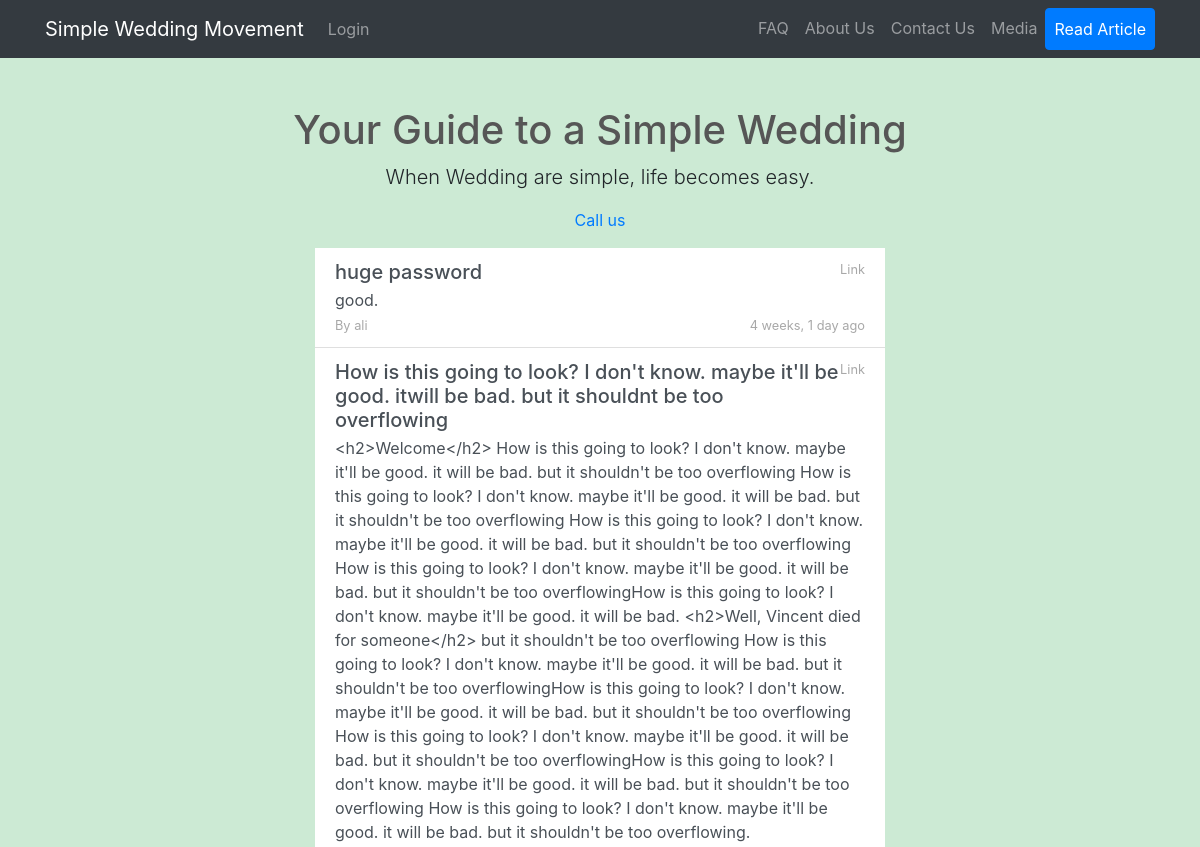
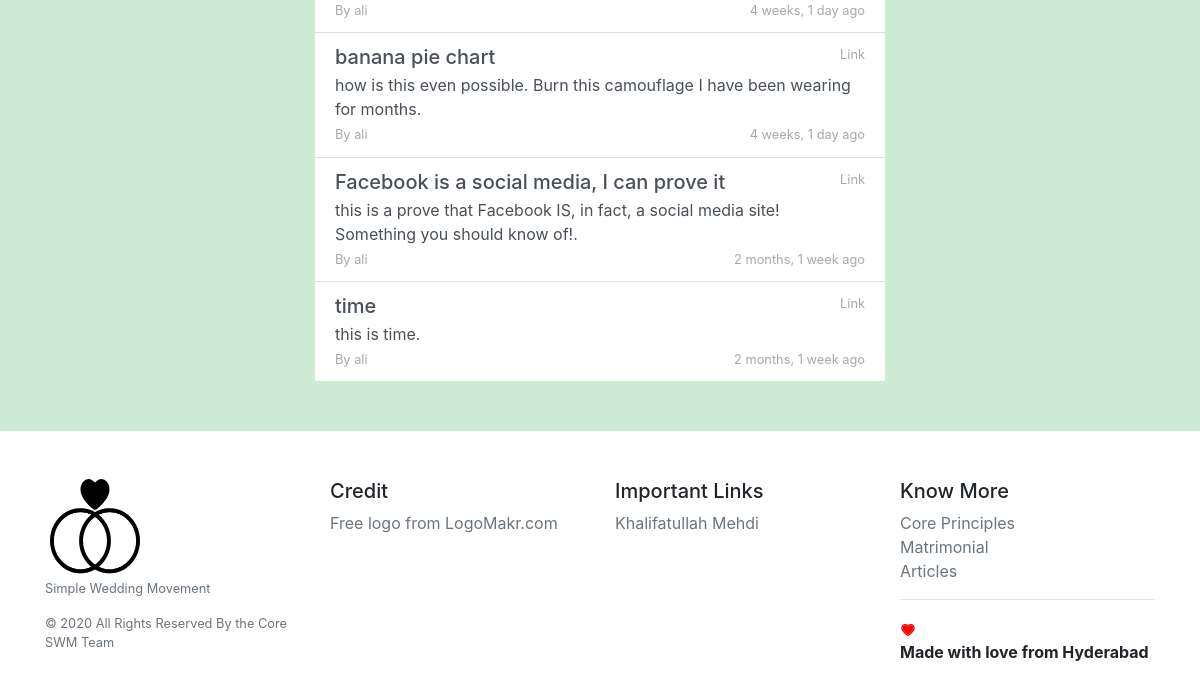
The page /blog/ on the database as committed earlier (2 pictures, top to bottom).
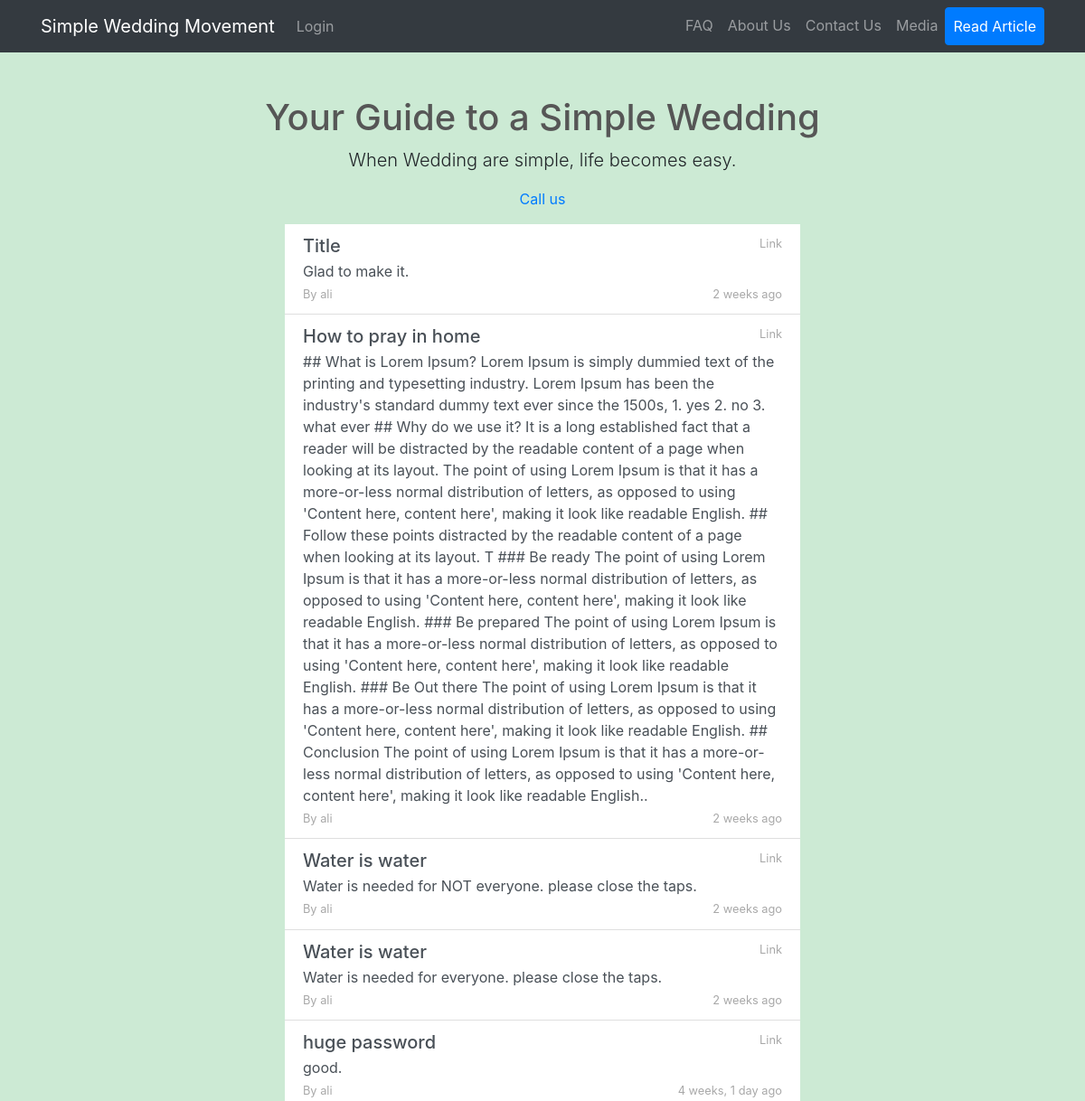
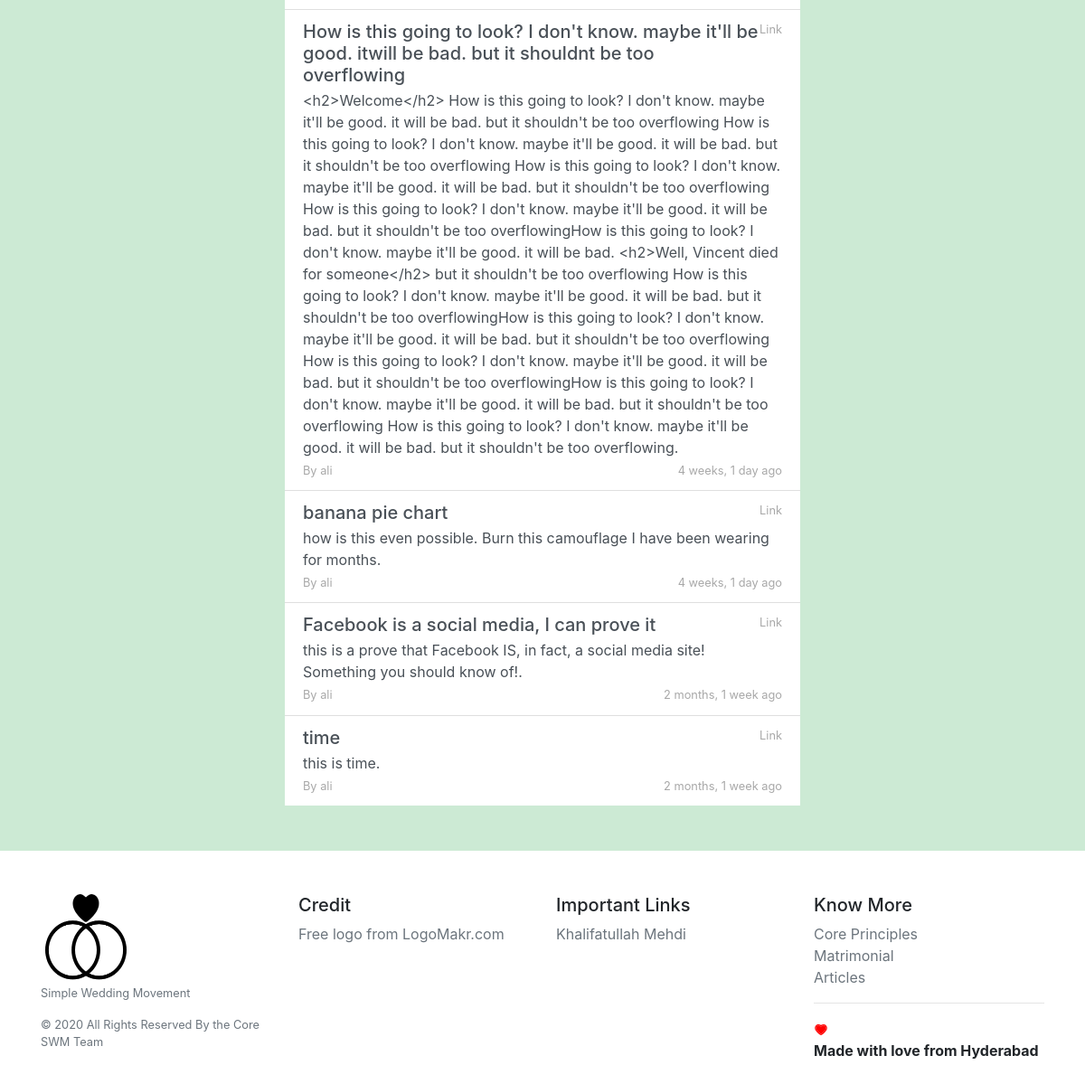
The same page on the database as committed later (2 pictures, top to bottom).
### core/models.py (models this page shows, shortened)
class Post(models.Model):
    user = models.ForeignKey(settings.AUTH_USER_MODEL, default=1, on_delete=models.CASCADE)
    title = models.CharField(max_length=300)
    link = models.CharField(max_length=2200, blank=True)
    detail = models.TextField(max_length=2200)
    slug = models.SlugField(max_length=200, unique=True)
    catagory = models.ForeignKey(catagories, related_name='posts', default=1, on_delete=models.CASCADE)
    publish = models.BooleanField(default=False)
    timestamp = models.DateTimeField(auto_now=False, auto_now_add=True)
    updated = models.DateTimeField(auto_now=True, auto_now_add=False)
    class Meta:
        ordering = ["-timestamp", "-updated"]

class catagories(models.Model):
    catagory_name = models.CharField(max_length=20)
    description = models.TextField(max_length=160)
    timestamp = models.DateTimeField(auto_now=False, auto_now_add=True)
    updated = models.DateTimeField(auto_now=True, auto_now_add=False)
    def __str__(self):
        return self.catagory_name
    class Meta:
        ordering = ["-timestamp", "-updated"]

### core/views.py (the view)
# urls.py: path('', TemplateView.as_view(template_name='welcome.html'), name='index'),
def index(request):
	links = Post.objects.filter(publish=True)
	context = {
		'production' : settings.PRODUCTION,
		'links' : links,
	}
	return render(request, 'core/blog_list.html', context)

### core/templates/core/blog_list.html (shortened to what this page needs)
{% extends 'base.html' %}
{% load static %}
{% block content %}
<div class="container">
  <div class="row">
    <div class="col-lg-12 text-center">
      <h1 class="mt-5" style="color: #565656">Your Guide to a Simple Wedding</h1>
      <p class="lead">When Wedding are simple, life becomes easy.</p>
      <ul class="list-unstyled">
        <li><a href="tel:+918008245395">Call us</a></li>
      </ul>
    </div>
  </div>
</div>
<section class="col-lg-6 offset-lg-3 col-sm-12 col-md-12">
  <div class="list-group list-group-flush">
    {% for link in links %}
    <a href=" {% if link.link %}  {{link.link}} {% else %} {% url 'core:article' link.slug %} {% endif %}" class="link-box list-group-item list-group-item-action flex-column align-items-start">
      <div class="d-flex w-100 justify-content-between">
        <h5 class="mb-1">{{link.title}}</h5>
        <small class="extra-text">{{link.catagory}}</small>
      </div>
      <p class="mb-1">{{link.detail}}.</p>
      <div class="d-flex w-100 justify-content-between">
        <small class="extra-text">By {{link.user}}</small>
        <small class="extra-text">{{link.timestamp|timesince}} ago</small>
      </div>
    </a>
    {% endfor %}
  </div>
</section>
{% endblock %}

### templates/base.html (shortened to what this page needs)
{% load static %}
<!DOCTYPE html>
<html lang="en">
<head>
	<link rel="stylesheet" href="https://stackpath.bootstrapcdn.com/bootstrap/4.4.1/css/bootstrap.min.css">
</head>
<body>
	{% include 'navbar.html' %}
	<div id="content">
		{% block content %}
		{% endblock %}
	</div>
	{% include 'footer.html' %}
</body>
</html>

### templates/navbar.html (shortened to what this page needs)
<nav class="navbar navbar-expand-lg navbar-dark bg-dark static-top">
  <div class="container">
    <a class="navbar-brand" href="{% url 'core:index' %}">
      Simple Wedding Movement
    </a>
    <div class="collapse navbar-collapse" id="navbarResponsive">
      <ul class="navbar-nav ml-left">
        {% if request.user.is_authenticated %}
        <li class="nav-item dropdown">
        <a class="nav-link dropdown-toggle" href="#" id="navbarDropdown" role="button" data-toggle="dropdown" aria-haspopup="true" aria-expanded="false">
          User
        </a>
        <div class="dropdown-menu" aria-labelledby="navbarDropdown">
          <a class="dropdown-item" href="{% url 'core:new_blog' %}">Submit Article</a>
          {% if request.user.is_staff %}
          <a class="dropdown-item" href="{% url 'core:review_list' %}">Review Submission</a>
          {% endif %}
          <div class="dropdown-divider"></div>
          <a class="dropdown-item" href="{% url 'logout' %}">logout</a>
        </div>
      </li>
      {% else %}
      <li class="nav-item {% if request.resolver_match.url_name == 'login' %}active{% endif %}">
          <a class="nav-link" role="button" href="{% url 'login' %}">Login</a>
        </li>
      {% endif %}
      </ul>
      <ul class="navbar-nav ml-auto">
        <li class="nav-item {% if request.resolver_match.url_name == 'faq' %}active{% endif %}">
          <a class="nav-link" href="{% url 'faq' %}">FAQ</a>
        </li>
        <li class="nav-item {% if request.resolver_match.url_name == 'about' %}active{% endif %}">
          <a class="nav-link" href="{% url 'about' %}">About Us</a>
        </li>
        <li class="nav-item {% if request.resolver_match.url_name == 'contact' %}active{% endif %}">
          <a class="nav-link" href="{% url 'contact' %}">Contact Us</a>
        </li>
        <li class="nav-item {% if request.resolver_match.url_name == 'media' %}active{% endif %}">
          <a class="nav-link" href="{% url 'media' %}">Media</a>
        </li>
        <li class="nav-item {% if request.resolver_match.url_name == 'blog' %}active{% endif %}">
          <a class="nav-link btn btn-primary" role="button" href="{% url 'core:blog' %}">Read Article</a>
        </li>
      </ul>
    </div>
  </div>
</nav>

### templates/footer.html (shortened to what this page needs)
{% load static %}
<footer class="container py-5">
	<div class="row">
		<div class="col-12 col-md">
			<img src="{% static 'logo/simple-wedding-movement-logo-black.png' %}" width="100" height="100" class="d-inline-block align-top" alt="Simple Wedding Movement Logo">{% comment %}https://logomakr.com/7224MM {% endcomment %}
			<small class="d-block mb-3 text-muted">Simple Wedding Movement</small>
			<small class="d-block mb-3 text-muted">&copy; 2020 All Rights Reserved By the Core SWM Team</small>
		</div>
		<div class="col-6 col-md">
			<h5>Credit</h5>
			<ul class="list-unstyled text-small">
				<li>
					<a class="text-muted" href="https://LogoMakr.com">
						Free logo from LogoMakr.com
					</a>
				</li>
			</ul>
		</div>
		<div class="col-6 col-md">
			<h5>Important Links</h5>
			<ul class="list-unstyled text-small">
				<li><a class="text-muted" href="http://www.khalifatullahmehdi.info/">Khalifatullah Mehdi</a></li>
			</ul>
		</div>
		<div class="col-6 col-md">
			<h5>Know More</h5>
			<ul class="list-unstyled text-small">
				<li><a class="text-muted" href="">Core Principles</a></li>
				<li><a class="text-muted" href="">Matrimonial</a></li>
				<li><a class="text-muted" href="">Articles</a></li>
				<hr>
				<li><b></b></li>
				<li><b>Made with love from Hyderabad</b></li>
			</ul>
		</div>
	</div>
</footer>

Rows that differ between the two databases and show on the page:
added Post: title "Title", catagory "Link", detail "Glad to make it", user "ali", timestamp "2 weeks"
added Post: title "How to pray in home", catagory "Link", detail "## What is Lorem Ipsum? Lorem Ipsum is simply dummied text of the printing and typesetting industry. Lorem Ipsum has been the industry's standard dummy text ever since the 1500s, 1. yes 2. no 3. what ever ## Why do we use it? It is a long established fact that a reader will be distracted by the readable content of a page when looking at its layout. The point of using Lorem Ipsum is that it has a more-or-less normal distribution of letters, as opposed to using 'Content here, content here', making it look like readable English. ## Follow these points distracted by the readable content of a page when looking at its layout. T ### Be ready The point of using Lorem Ipsum is that it has a…", user "ali", timestamp "2 weeks"
now on this page (row edited): Post: title "Water is water", catagory "Link", detail "Water is needed for NOT everyone. please close the taps", user "ali", timestamp "2 weeks"
now on this page (row edited): Post: title "Water is water", catagory "Link", detail "Water is needed for everyone. please close the taps", user "ali", timestamp "2 weeks"
